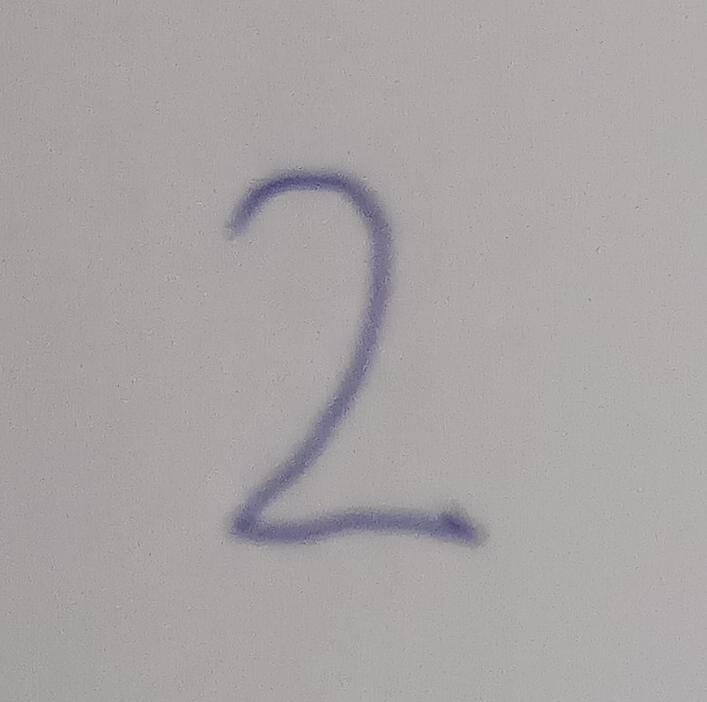
#> input picture LAMIA 14/numero.jpeg, 707 x 702 px, given in place of the camera
$ python 'HSV com OpenCV.py'
#> lines starting #> are read from the running program, lines starting #| are printed output that depends on the picture; after the words box and inside, x2 and y2 are one past the last pixel; in counts of white or black regions, pixels touching at a corner belong together

import cv2
import numpy as np

cap = cv2.VideoCapture(1)

print(cap)

while True:
    _, frame = cap.read()
#> frame is the input picture: shape (702, 707, 3); mean B, G, R 164.8, 164.9, 168.3

    hsv_frame = cv2.cvtColor(frame, cv2.COLOR_BGR2HSV)
#> hsv_frame: shape (702, 707, 3); mean H, S, V 31.8, 7.8, 168.9
 # para a criação da mascara, são criados dois arrays, um para a cor com pouco brillho e saturação e uma em seu máximo
 # após isto analisa-se quais partes da imagem estão dentro do intervalo entre os arrays e as mantem na visualização, removendo todo o resto.
    # Vermelho
    low_red = np.array([0, 48, 51])
    height_red = np.array([0, 255, 255])
    red_mask = cv2.inRange(hsv_frame, low_red, height_red)
#> red_mask: shape (702, 707); every value is 0
    red = cv2.bitwise_and(frame, frame, mask=red_mask)
#> red: shape (702, 707, 3); every value is 0

    # Azul
    low_blue = np.array([94, 82, 2])
    height_blue = np.array([126, 255, 255])
    blue_mask = cv2.inRange(hsv_frame, low_blue, height_blue)
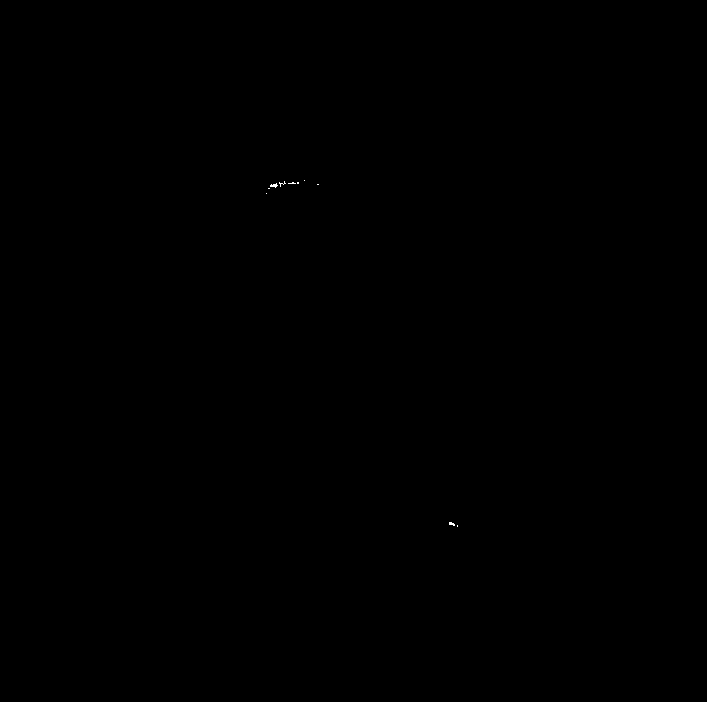
#> blue_mask: shape (702, 707); 0.01% white in thin lines or dots, all inside (x1, y1, x2, y2) = (266, 180, 458, 527)
    blue = cv2.bitwise_and(frame, frame, mask=blue_mask)

    # Verde
    low_green = np.array([25, 52, 72])
    height_green = np.array([102, 255, 255])
    green_mask = cv2.inRange(hsv_frame, low_green, height_green)
    green = cv2.bitwise_and(frame, frame, mask=green_mask)

    # Todas exceto branco
    low = np.array([0, 42, 0])
    high = np.array([179, 255, 255])
    mask = cv2.inRange(hsv_frame, low, high)
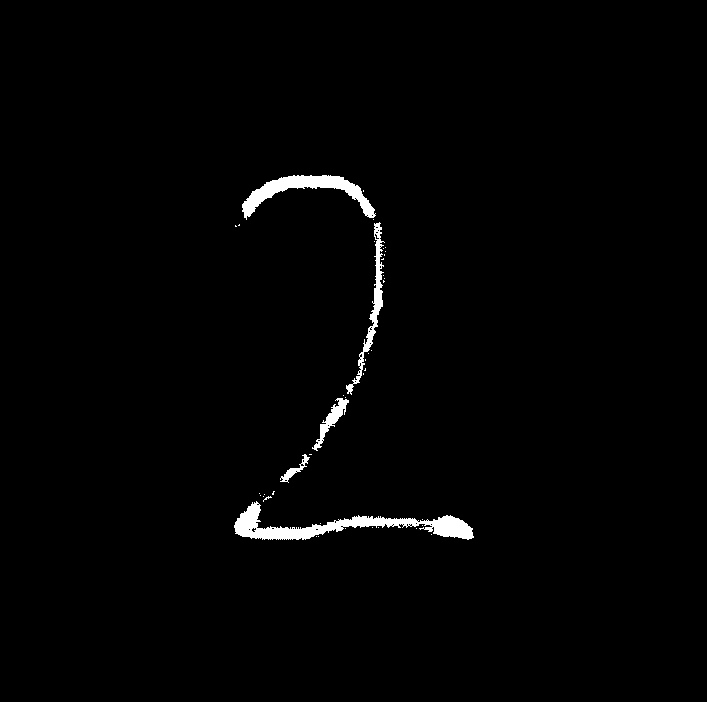
#> mask: shape (702, 707); 1.3% white; 42 white regions (37 under 20 px), largest, box (x1, y1, x2, y2) and area: (234, 501, 474, 540) 3001, (242, 175, 376, 220) 1866, (346, 222, 385, 395) 1014, (312, 398, 349, 451) 496, (280, 454, 310, 483) 205
    white = cv2.bitwise_and(frame, frame, mask=mask)

    # Roxo
    low_roxo = np.array([70, 68, 35])
    high_roxo = np.array([70, 255, 255])
    roxo_mask = cv2.inRange(hsv_frame, low_roxo, high_roxo)
    roxo = cv2.bitwise_and(frame, frame, mask = roxo_mask)


    cv2.imshow("Frame", frame)
    cv2.imshow("Red", red)
    cv2.imshow("Roxo", roxo)
    #cv2.imshow("Blue", blue)
    #cv2.imshow("Green", green)
    #cv2.imshow("Except white", white)

    key = cv2.waitKey(1)
#> (key Esc is pressed here)

    if key == 27:
        break
